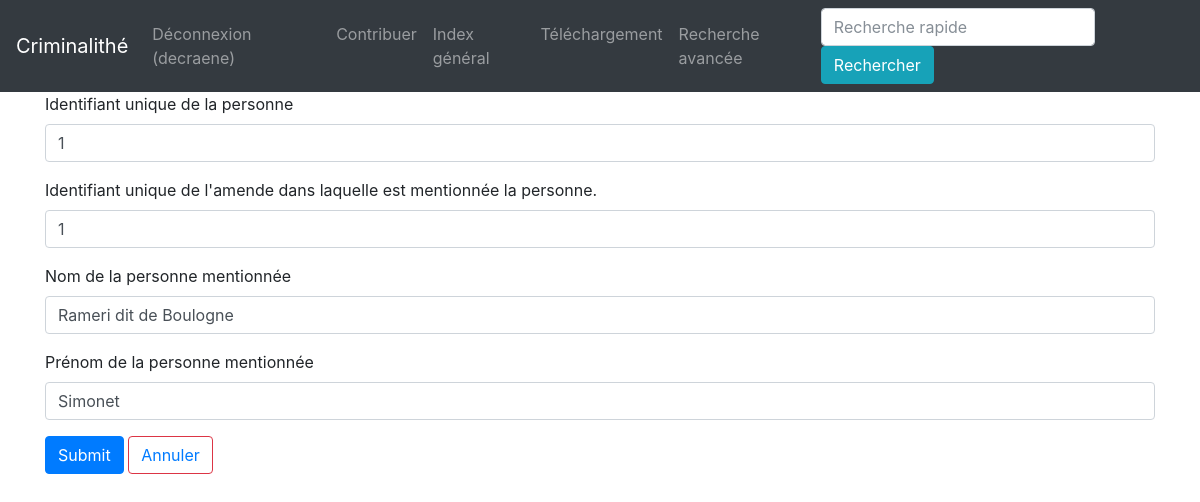
Screenshot of /personne/1/update (signed in) with the database file from the repository.
### app/modeles/utilisateurs.py (models this page shows, shortened)
class User(UserMixin, db.Model):
    user_id = db.Column(db.Integer, primary_key=True)
    user_nom = db.Column(db.Text)
    user_login = db.Column(db.Text)
    user_email = db.Column(db.Text)
    user_password = db.Column(db.Text)
    authorships = db.relationship("Authorship", back_populates="user")

### app/modeles/donnees.py (models this page shows, shortened)
class Personnes(db.Model):
    personnes_id = db.Column(db.Integer, primary_key=True, unique=True, nullable=False, autoincrement=True)
    personnes_amendes_id = db.Column(db.Integer, db.ForeignKey("amendes.amendes_personnes_id"))
    personnes_nom = db.Column(db.Text)
    personnes_prenom = db.Column(db.Text)
    authorships = db.relationship("Authorship", back_populates="personne")
    amendes = db.relationship("Amendes", backref="amendes", foreign_keys="Amendes.amendes_personnes_id")

### app/routes/__init__.py (the view, shortened to what this page needs)
@app.route("/personne/<int:personnes_id>/update", methods=["GET", "POST"])
@login_required
def personne_update(personnes_id):
    ma_personne = Personnes.query.get(personnes_id)
    erreurs = []
    updated = False
    return render_template(
        "pages/personne_form_update.html",
        nom="Criminalithé",
        personne=ma_personne,
        erreurs=erreurs,
        updated=updated
    )

### app/modeles/utilisateurs.py (called while the page is built)
@login.user_loader
def trouver_utilisateur_via_id(identifiant):
    return User.query.get(int(identifiant))

### app/templates/pages/personne_form_update.html (shortened to what this page needs)
{% extends "conteneur.html" %}
{% block corps %}
    {% if personne %}
    <form method="POST" action="{{ url_for('personne_update', personnes_id=personne.personnes_id)}}">
    	 <div class="mb-3">
		    <label for="personnes_id" class="form-label">Identifiant unique de la personne</label>
		    <input type="text" name="personnes_id" class="form-control {% if 'personnes_id' in erreurs%}is-invalid{% endif %}" id="personnes_id" value="{{personne.personnes_id}}" />
		  </div>
    	 <div class="mb-3">
		    <label for="personnes_amendes_id" class="form-label">Identifiant unique de l'amende dans laquelle est mentionnée la personne.</label>
		    <input type="text" name="personnes_amendes_id" class="form-control {% if 'personnes_amendes_id' in erreurs%}is-invalid{% endif %}" id="personnes_amendes_id" value="{{personne.personnes_amendes_id}}" />
		  </div>
    	 <div class="mb-3">
		    <label for="personnes_nom" class="form-label">Nom de la personne mentionnée</label>
		    <input type="text" name="personnes_nom" class="form-control {% if 'personnes_nom' in erreurs %}is-invalid{% endif %}" id="personnes_nom" value="{{personne.personnes_nom}}" />
		  </div>
		 <div class="mb-3">
		    <label for="personnes_prenom" class="form-label">Prénom de la personne mentionnée</label>
		    <input type="text" name="personnes_prenom" class="form-control {% if 'personnes_prenom' in erreurs %}is-invalid{% endif %}" id="personnes_prenom" value="{{personne.personnes_prenom}}" />
		  </div>
		  <input type="submit" name="Modifier" class="btn btn-primary" />
		<button type="button" class="btn btn-outline-danger">
        <a href="{{url_for('accueil')}}">Annuler</a>
        </button>
    </form>
    {% else %}
        <p>La base de données est en cours de constitution</p>
    {% endif %}
{% endblock %}

### app/templates/conteneur.html (shortened to what this page needs)
<!DOCTYPE html>
<html>
    <head>
        {% include "partials/css.html" %}
    </head>
    <body>
      <nav class="navbar navbar-expand-md navbar-dark bg-dark justify-content-between">
        <a class="navbar-brand" href="{{ url_for('accueil') }}">Criminalithé</a>
        <ul class="navbar-nav mr-auto">
            {% if not current_user.is_authenticated %}
              <li class="nav-item">
                <a class="nav-link" href="{{url_for("inscription")}}">Inscription</a>
              </li>
              <li class="nav-item">
                <a class="nav-link" href="{{url_for("connexion")}}">Connexion</a>
              </li>
            {% else %}
              <li class="nav-item">
                <a class="nav-link" href="{{url_for("deconnexion")}}">Déconnexion ({{current_user.user_nom}})</a>
              </li>
            {% endif %}
            <li class="nav-item">
                <a class="nav-link" href="{{url_for("repertoire")}}">Contribuer</a>
            </li>
            <li class="nav-item">
                <a class="nav-link" href="{{url_for("index")}}">Index général</a>
            </li>
            <li class="nav-item">
                <a class="nav-link" href="{{url_for("download")}}">Téléchargement</a>
            </li>
            <li class="nav-item">
                <a class="nav-link" href="{{url_for("rechercheavancee")}}">Recherche avancée</a>
            </li>
        </ul>
        <form class="form-inline" action="{{url_for("recherche")}}" method="GET">
          <input class="form-control" name="keyword" type="search" placeholder="Recherche rapide" aria-label="Recherche">
          <button class="btn btn-info" type="submit">Rechercher</button>
        </form>
      </nav>
       <div class="container">
        <div class="row">
            <div class="col">
            {% block corps %}{% endblock %}
            </div>
        </div>
      </div>
    </body>
</html>

### rows the page displays
User: user_nom "decraene"
Personnes: personnes_id "1", personnes_amendes_id "1", personnes_nom "Rameri dit de Boulogne", personnes_prenom "Simonet"
